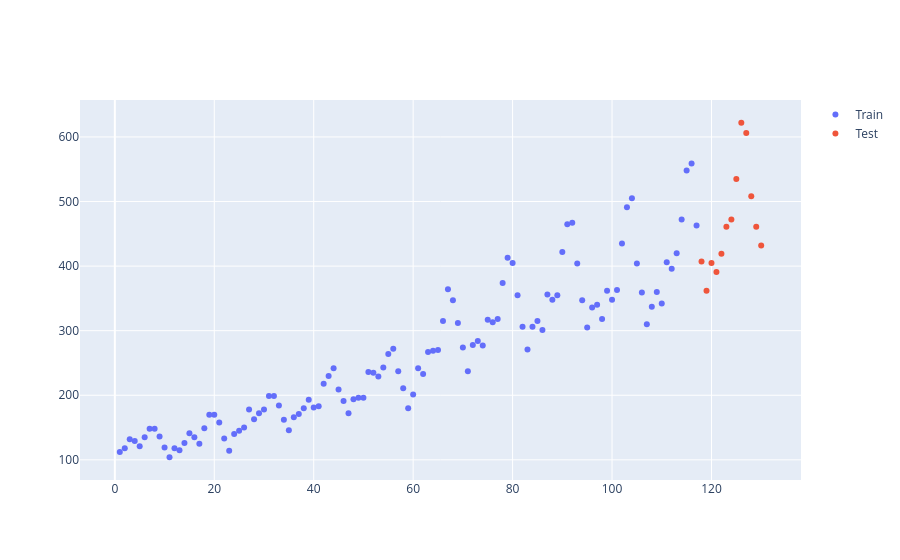

The notebook cell saved with this chart:
### Code cell
fig.add_trace(go.Scatter(
    x=X_test["mese_numerico"],
    y=y_test["passengers"],
    mode="markers",
    name="Test"
))

fig.show()
